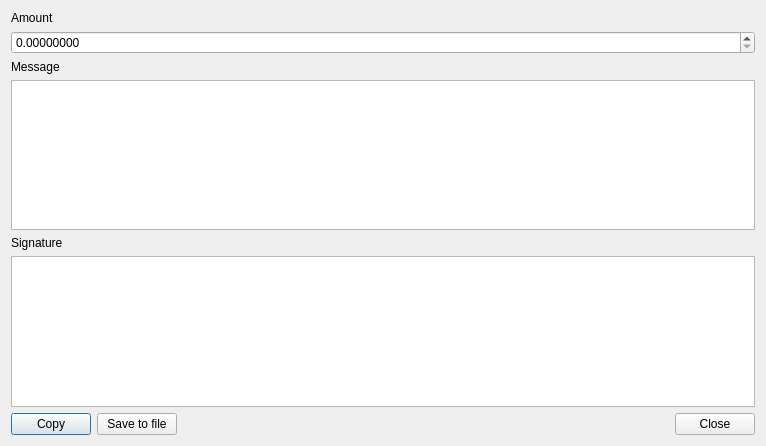
<?xml version="1.0" encoding="UTF-8"?>
<ui version="4.0">
 <class>GetBalanceProofDialog</class>
 <widget class="QDialog" name="GetBalanceProofDialog">
  <property name="geometry">
   <rect>
    <x>0</x>
    <y>0</y>
    <width>766</width>
    <height>446</height>
   </rect>
  </property>
  <property name="minimumSize">
   <size>
    <width>600</width>
    <height>150</height>
   </size>
  </property>
  <property name="maximumSize">
   <size>
    <width>16777215</width>
    <height>16777215</height>
   </size>
  </property>
  <property name="windowTitle">
   <string>Get proof of balance</string>
  </property>
  <property name="windowIcon">
   <iconset resource="../../resources.qrc">
    <normaloff>:/images/cryptonote</normaloff>:/images/cryptonote</iconset>
  </property>
  <layout class="QGridLayout" name="gridLayout">
   <item row="1" column="0">
    <widget class="QDoubleSpinBox" name="m_amountSpin">
     <property name="locale">
      <locale language="English" country="UnitedStates"/>
     </property>
     <property name="decimals">
      <number>8</number>
     </property>
     <property name="minimum">
      <double>0.00000000</double>
     </property>
     <property name="maximum">
      <double>99999999.00000000</double>
     </property>
     <property name="value">
      <double>0.00000000</double>
     </property>
    </widget>
   </item>
   <item row="4" column="0">
    <widget class="QLabel" name="label_3">
     <property name="text">
      <string>Signature</string>
     </property>
    </widget>
   </item>
   <item row="2" column="0">
    <widget class="QLabel" name="label_2">
     <property name="text">
      <string>Message</string>
     </property>
    </widget>
   </item>
   <item row="3" column="0">
    <widget class="QTextEdit" name="m_messageEdit">
     <property name="sizePolicy">
      <sizepolicy hsizetype="Expanding" vsizetype="MinimumExpanding">
       <horstretch>0</horstretch>
       <verstretch>0</verstretch>
      </sizepolicy>
     </property>
     <property name="minimumSize">
      <size>
       <width>0</width>
       <height>100</height>
      </size>
     </property>
     <property name="baseSize">
      <size>
       <width>0</width>
       <height>0</height>
      </size>
     </property>
     <property name="styleSheet">
      <string notr="true"/>
     </property>
    </widget>
   </item>
   <item row="5" column="0">
    <widget class="QTextEdit" name="m_signatureEdit">
     <property name="sizePolicy">
      <sizepolicy hsizetype="Expanding" vsizetype="Preferred">
       <horstretch>0</horstretch>
       <verstretch>0</verstretch>
      </sizepolicy>
     </property>
     <property name="minimumSize">
      <size>
       <width>0</width>
       <height>25</height>
      </size>
     </property>
     <property name="baseSize">
      <size>
       <width>0</width>
       <height>0</height>
      </size>
     </property>
     <property name="styleSheet">
      <string notr="true"/>
     </property>
     <property name="readOnly">
      <bool>true</bool>
     </property>
    </widget>
   </item>
   <item row="6" column="0">
    <layout class="QHBoxLayout" name="m_proofHorizontalLayout">
     <item>
      <widget class="QPushButton" name="m_copyProofButton">
       <property name="text">
        <string>Copy</string>
       </property>
      </widget>
     </item>
     <item>
      <widget class="QPushButton" name="m_saveProofButton">
       <property name="text">
        <string>Save to file</string>
       </property>
      </widget>
     </item>
     <item>
      <spacer name="horizontalSpacer">
       <property name="orientation">
        <enum>Qt::Horizontal</enum>
       </property>
       <property name="sizeHint" stdset="0">
        <size>
         <width>40</width>
         <height>20</height>
        </size>
       </property>
      </spacer>
     </item>
     <item>
      <widget class="QPushButton" name="m_proofCloseButton">
       <property name="text">
        <string>Close</string>
       </property>
      </widget>
     </item>
    </layout>
   </item>
   <item row="0" column="0">
    <widget class="QLabel" name="label">
     <property name="text">
      <string>Amount</string>
     </property>
    </widget>
   </item>
  </layout>
 </widget>
 <resources>
  <include location="../../resources.qrc"/>
 </resources>
 <connections>
  <connection>
   <sender>m_proofCloseButton</sender>
   <signal>clicked()</signal>
   <receiver>GetBalanceProofDialog</receiver>
   <slot>accept()</slot>
   <hints>
    <hint type="sourcelabel">
     <x>622</x>
     <y>274</y>
    </hint>
    <hint type="destinationlabel">
     <x>333</x>
     <y>149</y>
    </hint>
   </hints>
  </connection>
  <connection>
   <sender>m_messageEdit</sender>
   <signal>textChanged()</signal>
   <receiver>GetBalanceProofDialog</receiver>
   <slot>genProof()</slot>
   <hints>
    <hint type="sourcelabel">
     <x>312</x>
     <y>102</y>
    </hint>
    <hint type="destinationlabel">
     <x>312</x>
     <y>164</y>
    </hint>
   </hints>
  </connection>
  <connection>
   <sender>m_amountSpin</sender>
   <signal>valueChanged(double)</signal>
   <receiver>GetBalanceProofDialog</receiver>
   <slot>genProof()</slot>
   <hints>
    <hint type="sourcelabel">
     <x>382</x>
     <y>37</y>
    </hint>
    <hint type="destinationlabel">
     <x>382</x>
     <y>222</y>
    </hint>
   </hints>
  </connection>
  <connection>
   <sender>m_copyProofButton</sender>
   <signal>clicked()</signal>
   <receiver>GetBalanceProofDialog</receiver>
   <slot>copyProof()</slot>
   <hints>
    <hint type="sourcelabel">
     <x>55</x>
     <y>424</y>
    </hint>
    <hint type="destinationlabel">
     <x>382</x>
     <y>222</y>
    </hint>
   </hints>
  </connection>
  <connection>
   <sender>m_saveProofButton</sender>
   <signal>clicked()</signal>
   <receiver>GetBalanceProofDialog</receiver>
   <slot>saveProof()</slot>
   <hints>
    <hint type="sourcelabel">
     <x>145</x>
     <y>424</y>
    </hint>
    <hint type="destinationlabel">
     <x>382</x>
     <y>222</y>
    </hint>
   </hints>
  </connection>
 </connections>
</ui>
